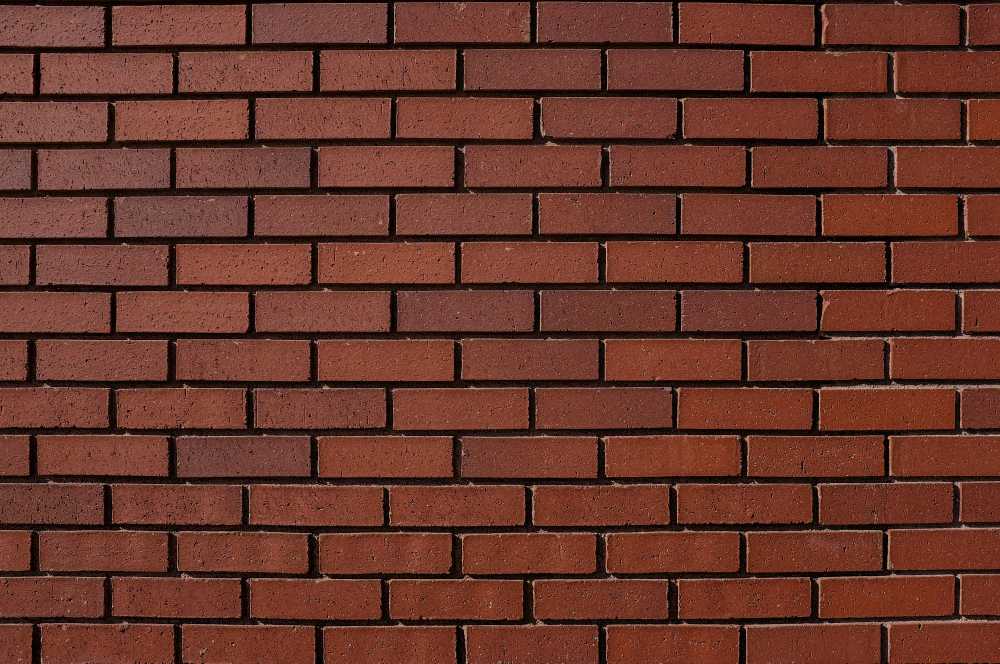
#> input picture corner-detector/HCD_images/brick_texture.jpg, 3000 x 1990 px (shown at 1/3 size); its folder holds only this picture in this run
$ python solution.py
#> lines starting #> are read from the running program, lines starting #| are printed output that depends on the picture
### corner-detector/kenar_tespiti.py
import cv2
import numpy as np
import os
current_file = os.path.dirname(os.path.abspath(__file__))

def edges(src_img):
#> called with src_img = 'brick_texture.jpg'
    img = cv2.imread(f"{current_file}/HCD_images/{src_img}", 0) #Orijinal siyah beyaz resim
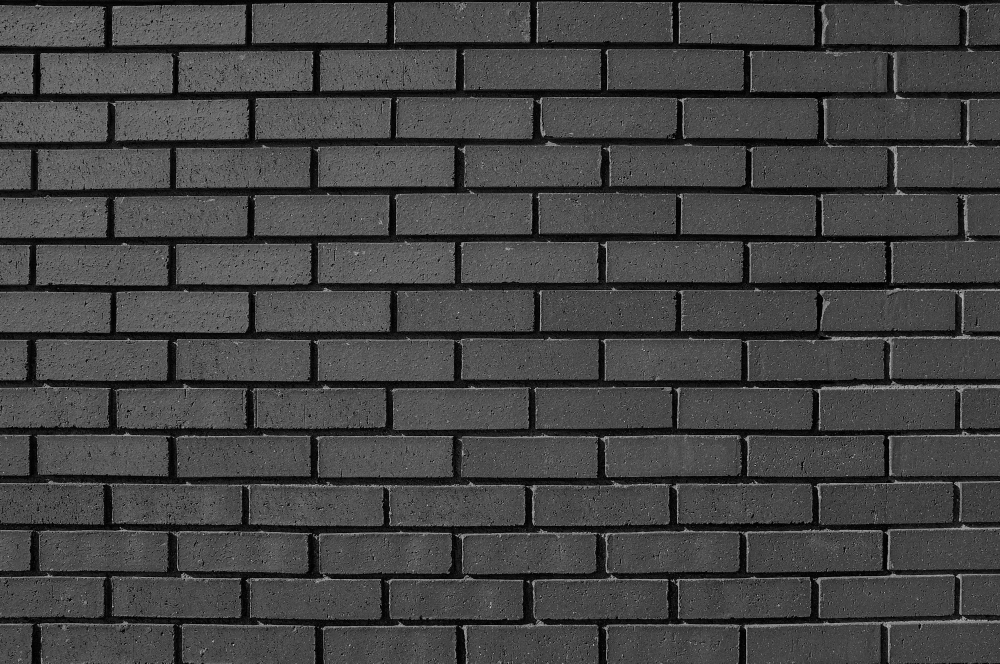
#> img: shape (1990, 3000) (shown at 1/3 size); min 0, max 255, mean 68.7

    if img is None:
        print("Img is not found.(Edges)")
        return None
    img = cv2.resize(img,(500,500))
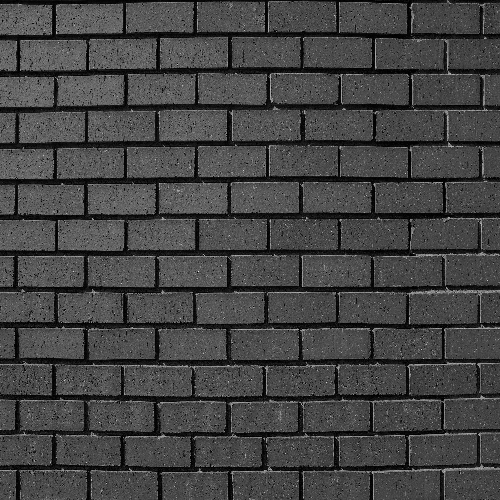
#> img: shape (500, 500); min 0, max 239, mean 68.5

    #Blured uyguluyoruz su gibi nesnelerin kenarlarını kaldırmak için
    blured_img = cv2.blur(img, ksize = (2,2))
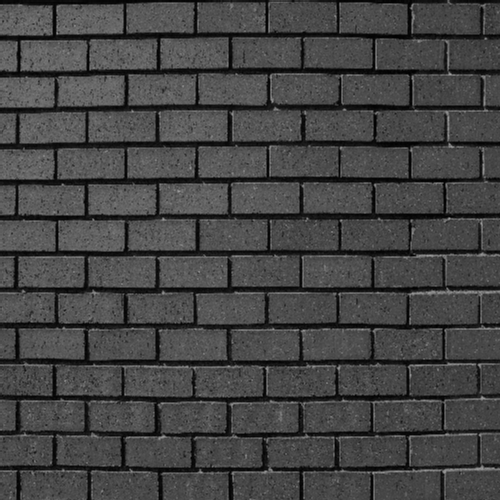
#> blured_img: shape (500, 500); min 1, max 161, mean 68.8

    img_median = np.median(blured_img)
#> img_median = 74
    low = int(max(0, (1 - 0.5) * img_median))
#> low = 37
    high = int(max(255, (1 + 0.5) * img_median))
#> high = 255

    #Kenar tespit uygulaması
    edges = cv2.Canny(image = blured_img, threshold1 = low, threshold2 = high)
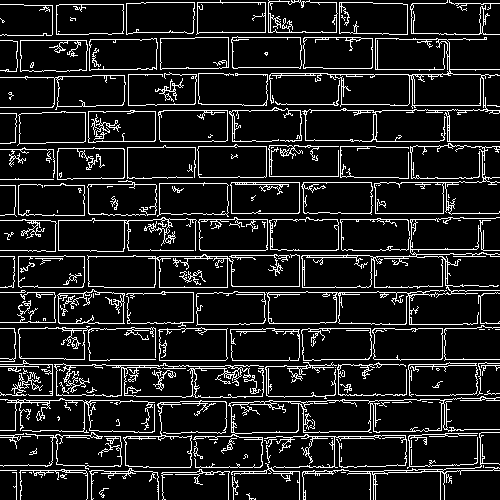
#> edges: shape (500, 500); 11.7% white in thin lines or dots

    return edges

### corner-detector/HC_methods.py
import cv2
import numpy as np

def hcd_method(src_img):
    img = src_img

    if img is None:
        print("Img is not found.")
        return None

    # Eğer görüntü gri tonlamalıysa BGR'ye çevir
    if len(img.shape) == 2:
        color_img = cv2.cvtColor(img, cv2.COLOR_GRAY2BGR)
#> color_img: shape (500, 500, 3); 11.7% white in thin lines or dots
        gray = np.float32(img)
#> gray: shape (500, 500) float32; 11.7% white in thin lines or dots

    else:
        color_img = img.copy()
        gray = cv2.cvtColor(color_img, cv2.COLOR_BGR2GRAY)
        gray = np.float32(gray)

    # Harris Corner Detection
    dst = cv2.cornerHarris(gray, blockSize=2, ksize=3, k=0.04)
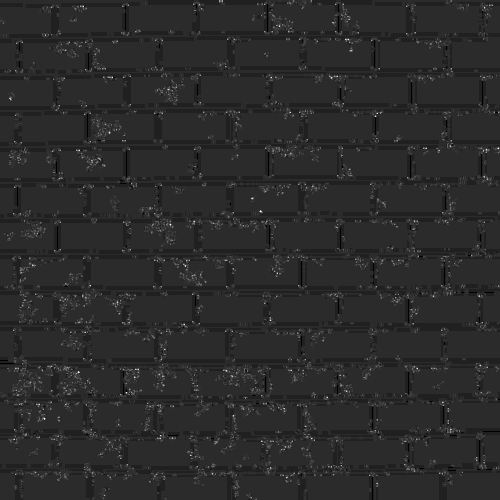
#> dst: shape (500, 500) float32; min -169130016, max 815259648, mean -846809; drawn with min black and max white
    dst = cv2.dilate(dst, None)
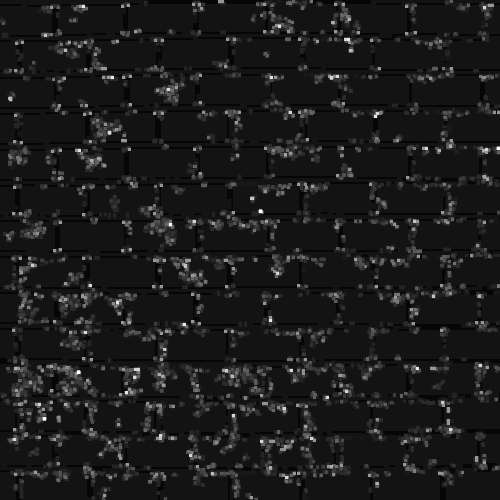
#> dst: shape (500, 500) float32; min -66066416, max 815259648, mean 29572488; drawn with min black and max white

    # Eşikleme ve köşeleri kırmızı ile işaretleme
    color_img[dst > 0.07 * dst.max()] = [0, 0, 255]  # BGR formatında kırmızı
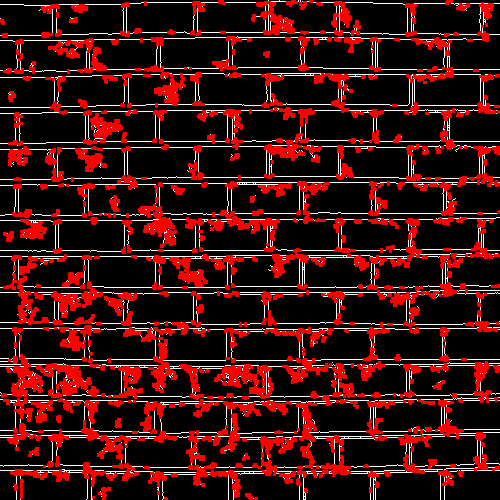
#> color_img: shape (500, 500, 3); mean B, G, R 15.4, 15.4, 62.8


    # Görüntüyü göster
    cv2.imshow("Harris Corner Detection", color_img)
    cv2.waitKey(0)
    cv2.destroyAllWindows()

### corner-detector/images.py
import os

def get_images():

    file_path = f"{os.path.dirname(os.path.abspath(__file__))}/HCD_images"
    image_list = [f for f in os.listdir(file_path)]
    return image_list

### corner-detector/solution.py
import kenar_tespiti
import HC_methods
import images

image_list = images.get_images() #resimler

for img in image_list:
    print(img)
    edges = kenar_tespiti.edges(img) #Kenarları düzenlenmiş img
    if edges is not None:
        HC_methods.hcd_method(edges)


"""

HAFTAYA ÖDEV

Verilen parametrelerin değiştirilmesi
n adet fotoğrafta farklı parametreler ile time complexity analizi
dönüşüm doğruluk oranları analizi
manuel siyah beyaz filre kullanımı


"""
